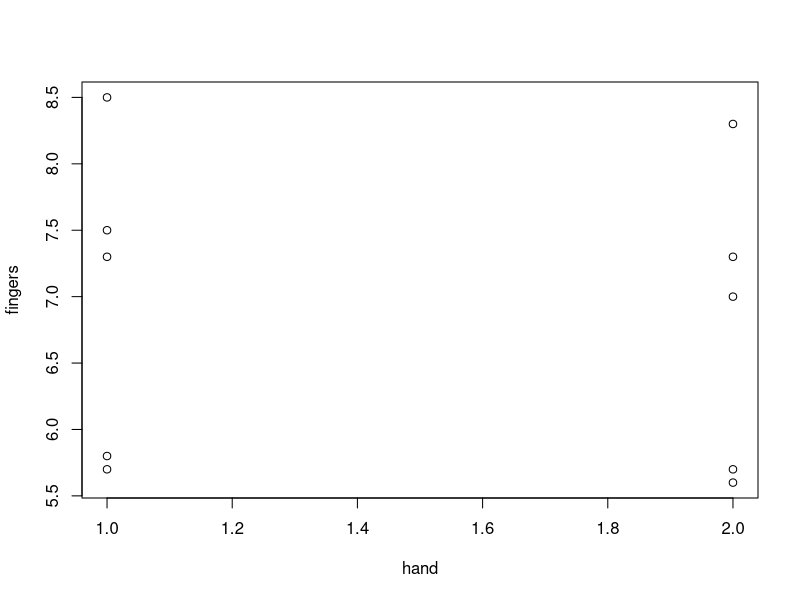
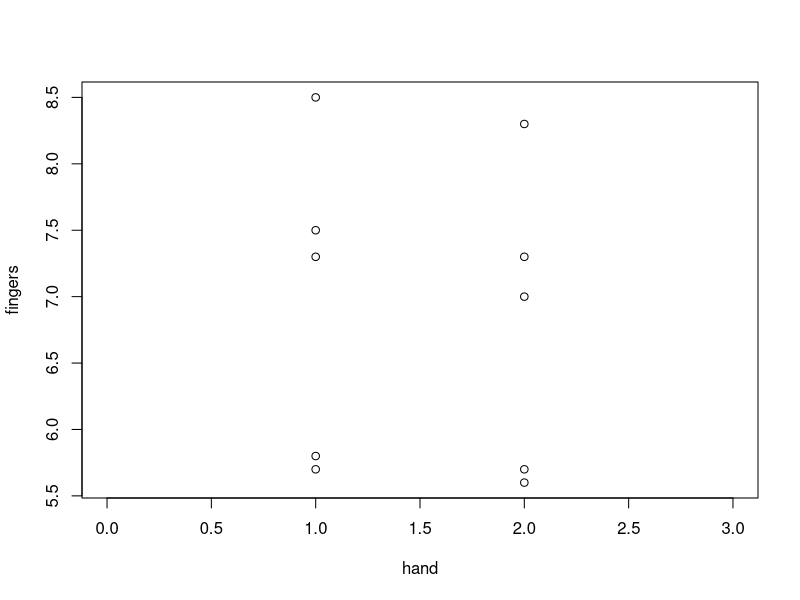
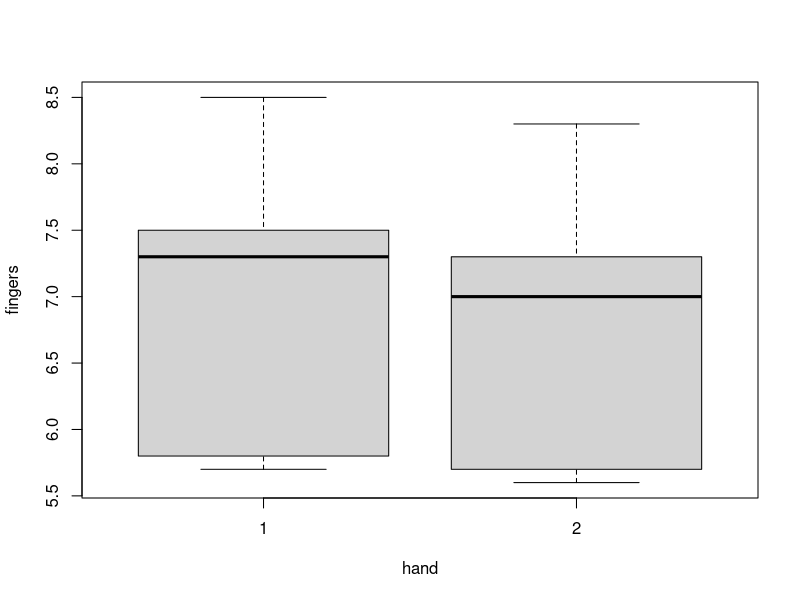
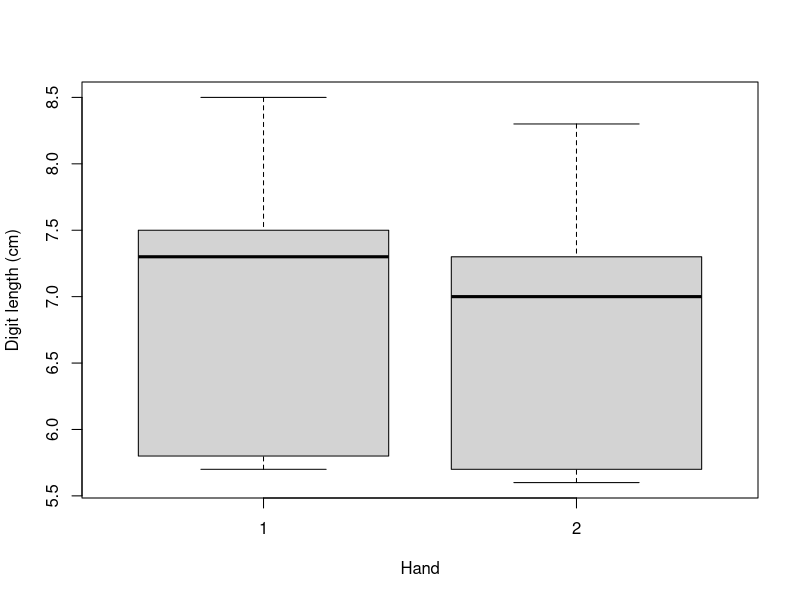
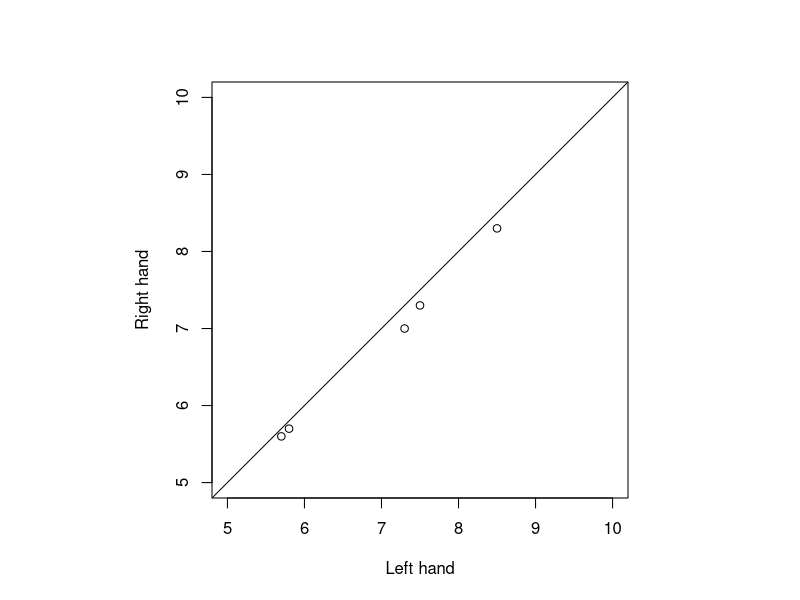
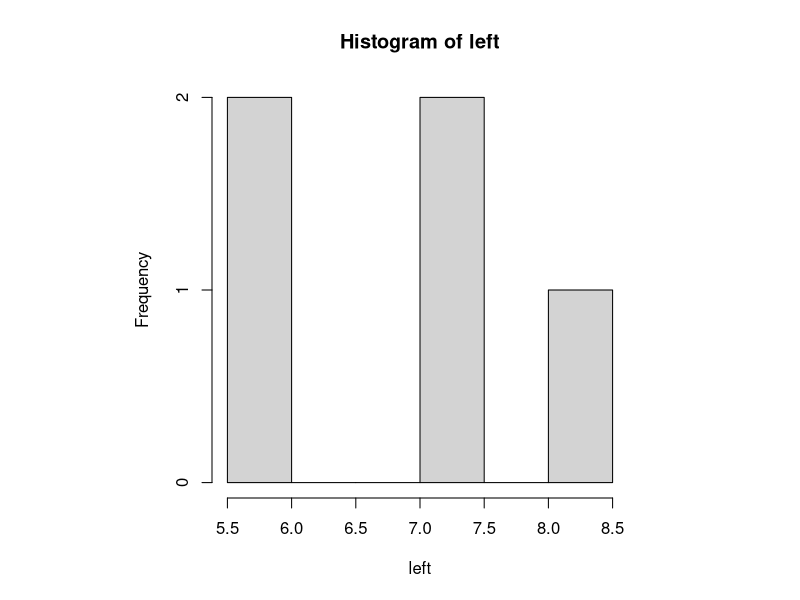
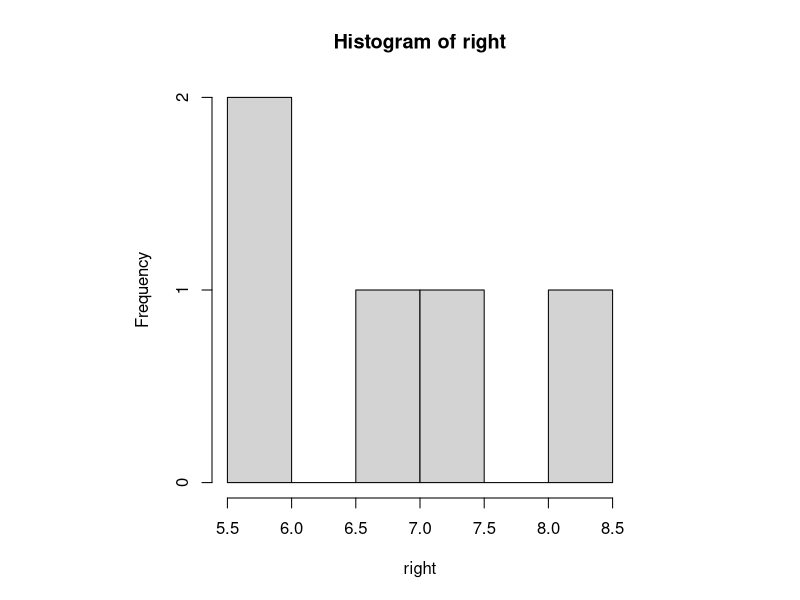
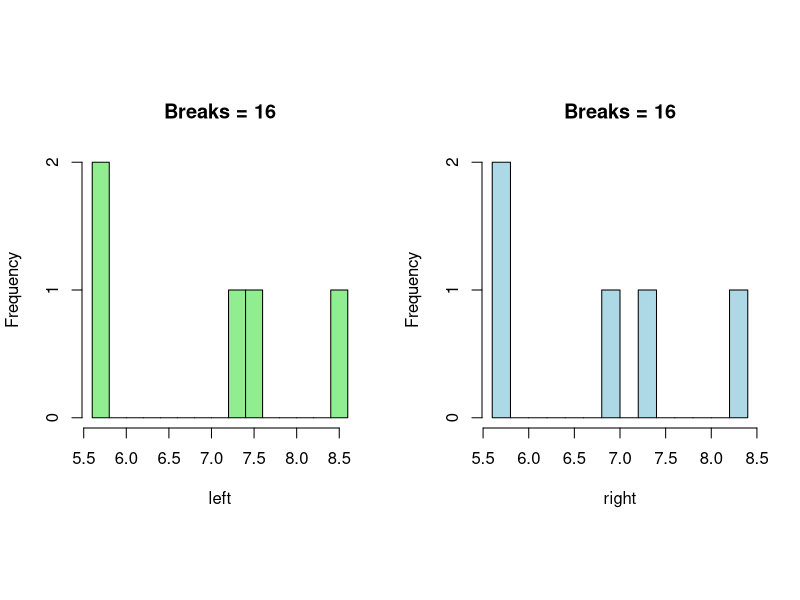

Recreate these plots in R, in order.
## ---- chunk 1
getwd()
## ---- chunk 2
summary(cars)
## ---- chunk 3
apples <-0.46
oranges <- 0.89
bananas <- 0.75

shopping <- 5*apples + 3*oranges + 8*bananas
# check if all objects exist in R
apples
oranges
bananas
shopping
## ---- chunk 4

# Some Housekeeping

rm(list=ls()) # remove objects currently held in the environment

# These are the lengths of my digits on my left and right hands
# measures in mm.

left <- c(5.8, 7.5, 8.5, 7.3, 5.7)
left
right <- c(5.7, 7.3, 8.3, 7.0, 5.6)
right

# class function determines object type

class(left)
class(right)


# cbind function - binds vectors of equal length!
cbind(left, right)


## ---- chunk 5

# bundle the fingers together into a single vector by concatenating them
fingers <- c(left, right)

# now create a vector of codes that identify them as left and right.
# This is done using both the rep() function which replicates an entry 
# a specified number of times, and the concatentate function to put them 
# together, which we do in one line of code. In this example, the first 
# 5 fingers are on the left hand which we will encode as "1", 
# and the next 5 are on the right which we will encode as "2".
hand <- c( rep(1, 5) , rep(2, 5) )

# and now we can plot the raw data points as a scatter plot, grouped by each 
# hand. 

plot(fingers ~ hand)

# We need to give the graph some extra space to make it easier to see.
# We can do this by increasing the x axis limits. The axis labels and tick 
# labels are still awful, but we will learn in a later podcast how to 
# tidy a figure like this up.
plot(fingers ~ hand, xlim = c(0, 3))

## ---- chunk 6

# you might want to look at the spread of your data using e.g. a boxplot
# the function cbind() binds two vectors or matrices together by columns
boxplot( fingers ~ hand )

# open up a new figure for plotting
boxplot(fingers ~ hand, xlab = "Hand", ylab = "Digit length (cm)")
## ---- chunk 7

# set the figure plot type (pty) to be square
# ?par for more help and options
par(pty = "s")

# you might want to plot one variable against another
plot(right ~ left, xlab = "Left hand", ylab = "Right hand", 
     xlim = c(5,10), ylim = c(5,10), asp = 1)

# draws the 1:1 line of perfect symmetry
# Specifically abline() takes abline(a = intercept, b = slope) and 
# adds it to the figure.
abline(a = 0, b = 1) 
## ---- chunk 8
hist(left)
hist(right)


## ---- chunk 9

# set up a multipanel figure. Here with 1 row and 2 columns
par(mfrow = c(1,2))

# with breaks = 16 we define number of bins on x-axis
hist(left, breaks = 16, col="lightgreen", main = "Breaks = 16") 
hist(right, breaks = 16, col="lightblue",  main = "Breaks = 16") 


## ---- chunk 10
summary(left)
summary(right)
